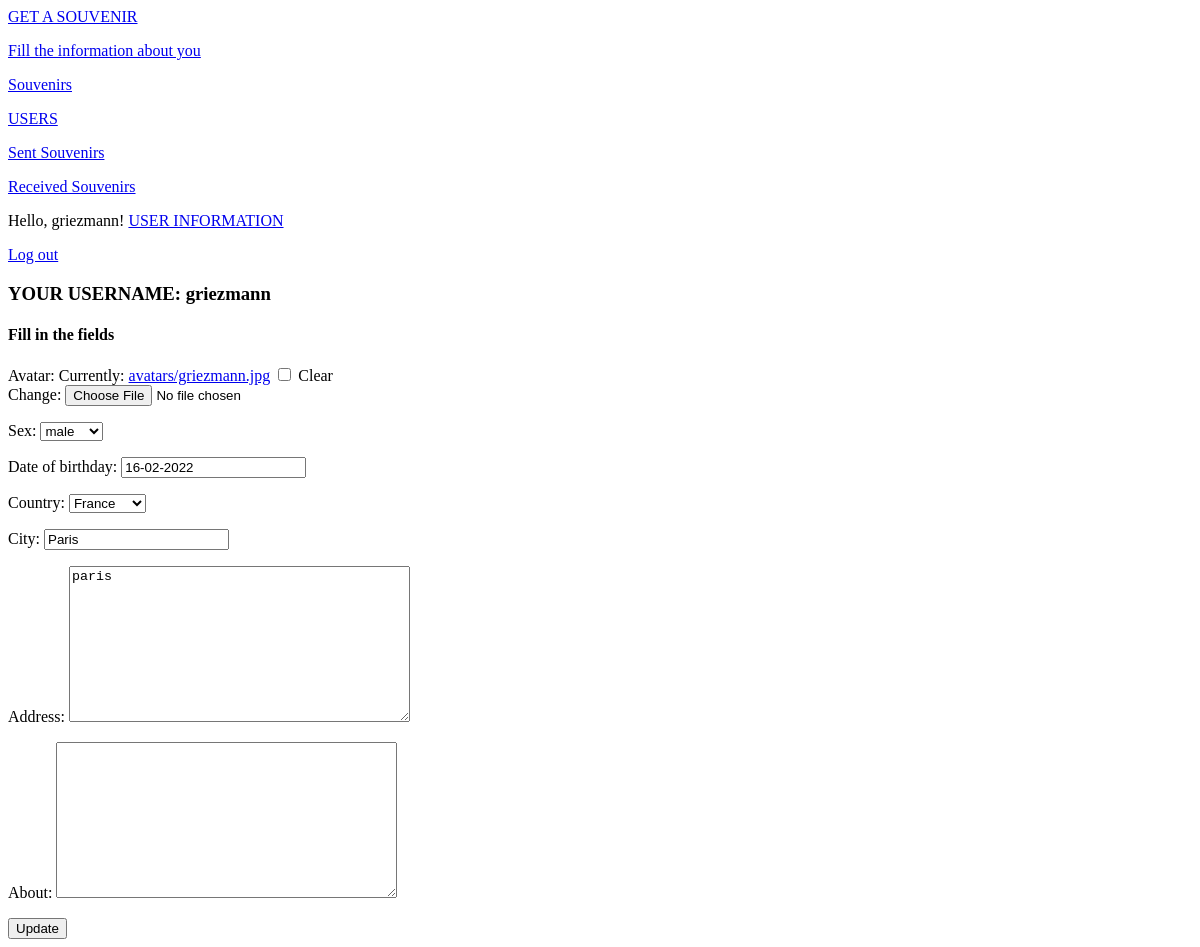
/update_user_info/griezmann (signed in), run on an earlier commit of the app's database.
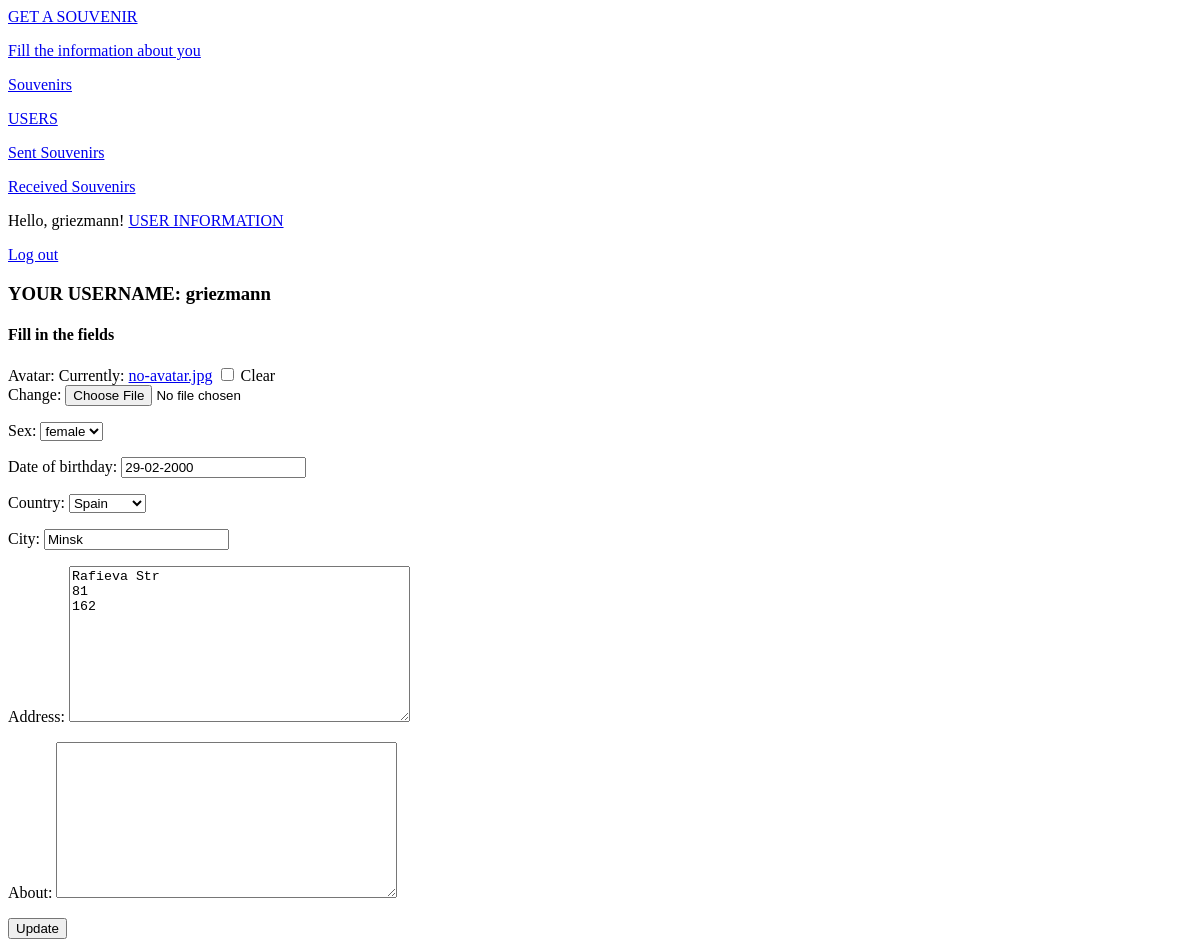
And on a later commit of the database.
### souvenirs_app/models.py (models this page shows, shortened)
class UserInfo(models.Model):
    username = models.OneToOneField(User, on_delete=models.CASCADE, primary_key=True)
    slug = models.SlugField(max_length=30, verbose_name='URL')
    avatar = models.ImageField(upload_to='avatars/', default='no-avatar.jpg', null=True, blank=True)
    sex = models.CharField(max_length=6, choices=(('MALE', 'male'), ('FEMALE', 'female')))
    date_of_birthday = models.DateField(null=True, blank=True)
    country = models.ForeignKey(Country, on_delete=models.PROTECT, related_name='userinfo', unique=False)
    city = models.CharField(max_length=30)
    address = models.TextField(max_length=200)
    about = models.TextField(max_length=500, null=True, blank=True)
    def get_absolute_url(self):
        return reverse('souvenirs_app:user_info', kwargs={'user_info_slug': self.slug})
    class Meta:
        verbose_name = 'User_information'
        verbose_name_plural = 'User_informations'

### souvenirs_app/views.py (the view)
# urls.py: path('update_user_info/<slug:user_info_slug>', views.UpdateUserInfo.as_view(), name='update_user_info'),
class UpdateUserInfo(LoginRequiredMixin, UpdateView):
    model = UserInfo
    form_class = UserInfoForm
    template_name = 'souvenirs_app/update_user_info.html'
    def get_object(self, queryset=None):
        return UserInfo.objects.get(username=self.request.user)

### souvenirs_app/forms.py
class UserInfoForm(forms.ModelForm):
    date_of_birthday = forms.DateField(widget=forms.DateInput(format='%d-%m-%Y'))
    class Meta:
        model = UserInfo
        exclude = ['username', 'slug']

### souvenirs_app/models.py (called while the page is built)
    def __str__(self):
        return self.title

### souvenirs_app/templates/souvenirs_app/update_user_info.html (shortened to what this page needs)
{% extends 'souvenirs_app/base.html' %}
{% block content %}
    <h3>YOUR USERNAME: {{ user.get_username }}</h3>
    <h4>Fill in the fields</h4>
    <form action="{{ userinfo.get_absolute_url }}" method="post" enctype="multipart/form-data">
        {{ form.as_p }}
    <input type="submit" value="Update"/>
    </form>
{% endblock content %}

What changed in the data, as far as the page shows it:
changed UserInfo: sex "male" → "female"; date_of_birthday "16-02-2022" → "29-02-2000"; country "France" → "Spain"; city "Paris" → "Minsk"; address "paris" → "Rafieva Str 81 162"
Also different on the page:
text no longer shown: "Avatar: Currently: avatars/griezmann.jpg Clear Change: Sex: Date of birthday: Country: City: Address: About:"
text now shown: "Avatar: Currently: no-avatar.jpg Clear Change: Sex: Date of birthday: Country: City: Address: About:"
